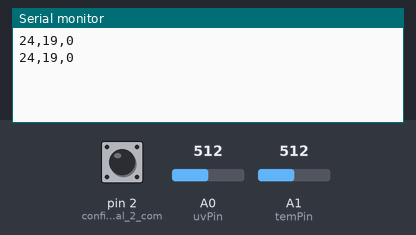
The sketch below on a simulated Arduino Uno, built with avr-gcc and run on an emulated ATmega328P. Parts: the last lines printed to the serial monitor. The inputs (shaded band) are chosen by the test bench; at power-on: A0 (uvPin) = 512, A1 (temPin) = 512, pin 2 (configura_o_digital_2_com) HIGH.

Above: at 12.8 s.
12.9 s: A0 (uvPin) set to 716
At 19.8 s:
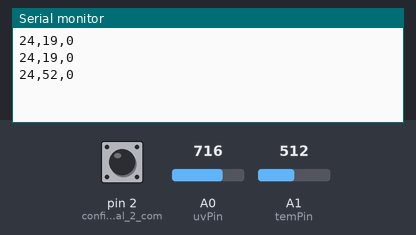
22.4 s: A1 (temPin) set to 716
At 26.4 s:
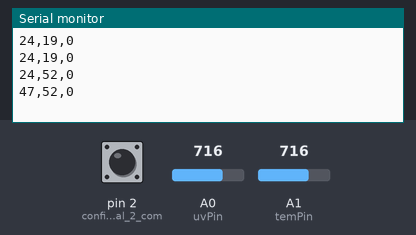
31.9 s: A0 (uvPin) set to 900
At 34.2 s:
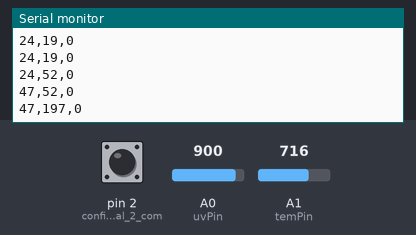
41.4 s: pin 2 (configura_o_digital_2_com) pulled LOW for 3 s
At 48.5 s:
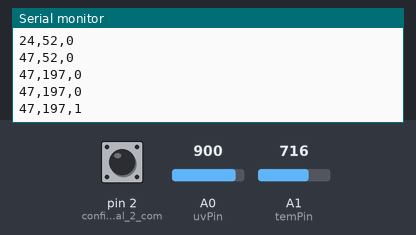
50.9 s: A1 (temPin) set to 900
At 55.1 s:
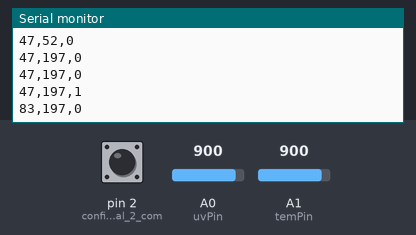
60.4 s: pin 2 (configura_o_digital_2_com) pulled LOW for 3 s
At 69.4 s:
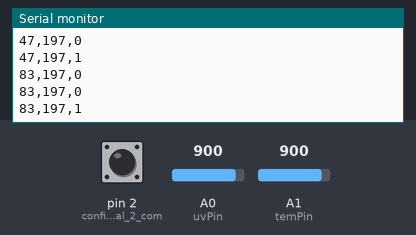
Timing chart, 0 to 70.9 s (numbered marks = the images above; inputs shaded):
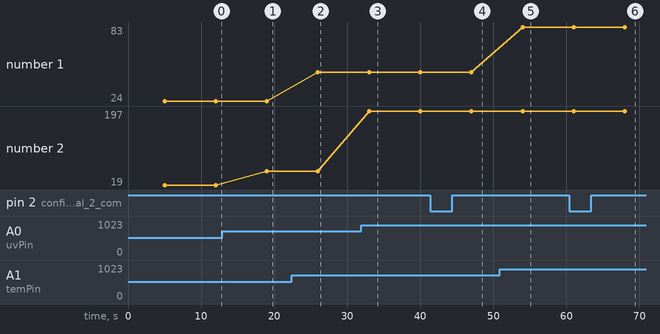

Measured:
- after the input at 12.9 s, the serial monitor: prints a new line after 6.1 s (image 1)
- after the input at 22.4 s, the serial monitor: prints a new line after 3.6 s (image 2)
- after the input at 31.9 s, the serial monitor: prints a new line after 1.1 s (image 3)
- after the input at 41.4 s, the serial monitor: prints a new line after 5.6 s (image 4)
- after the input at 50.9 s, the serial monitor: prints a new line after 3.1 s (image 5)
- after the input at 60.4 s, the serial monitor: prints a new line after 7.6 s (image 6)
- plotted number 1: 24 → 47 after the input at 22.4 s, 47 → 83 after the input at 50.9 s
- plotted number 2: 19 → 52 after the input at 12.9 s, 52 → 197 after the input at 31.9 s

The sketch:

Cp4.ino
```cpp
// --- Constantes ---
const float pi = 3.14159265;     //Número de pi
int period = 5000;               //Tempo de medida(miliseconds)
int delaytime = 2000;            //Invervalo entre as amostras (miliseconds)
int radius = 147;                //Raio do anemometro(mm)

// --- Variáveis Globais ---
unsigned int counter = 0;        //Contador para o sensor
unsigned int RPM = 0;            //Rotações por minuto
float speedwind = 0;             //Velocidade do vento (m/s)

char uvPin = A0;
char temPin = A1;

int Vo;
float R1 = 10000;
float logR2, R2, T, Tc, Tf, temp;
float c1 = 1.009249522e-03, c2 = 2.378405444e-04, c3 = 2.019202697e-07;

float dark = 127410;

void setup() {

	pinMode(2, INPUT);        //configura o digital 2 como entrada
  	digitalWrite(2, HIGH);    //internall pull-up active
  	pinMode(temPin, INPUT);
	pinMode(uvPin, INPUT);

  	Serial.begin(9600);
}


void loop() {

	windvelocity();
	RPMcalc();
	SpeedWind();

	String texto;
	short temperatura = readTemp(temPin);
	float uv = readLux(uvPin);
	short trunc = uv;

	texto.concat(String(temperatura));
	texto.concat(",");
	texto.concat(String(trunc));
	texto.concat(",");
	trunc = speedwind;
	texto.concat(String(trunc));

	Serial.println(texto);
	delay(2000);
}//end loop


float readTemp(int ThermistorPin){

  Vo = analogRead(ThermistorPin);
  R2 = R1 * (1023.0 / (float)Vo - 1.0); //calculo R2, demonstração no arquivo pdf da aula
  logR2 = log(R2);
  T = (1.0 / (c1 + c2*logR2 + c3*logR2*logR2*logR2));// Equação de Steinhart–Hart
  Tc = T - 273.15; //temp em Graus celcius

  return Tc;
}

float readLux(int ThermistorPin) {
	float t1 = analogRead(ThermistorPin);
	float R2 = 10000 * (1023.0 / t1 - 1.0);
  	float uv = pow((dark/R2), 1/0.858 );

	return uv;
}


void windvelocity() {
  speedwind = 0;

  counter = 0;
  attachInterrupt(0, addcount, RISING);
  unsigned long millis();
  long startTime = millis();
  while (millis() < startTime + period) {}
}
void RPMcalc() {
  RPM = ((counter) * 60) / (period / 1000); // Calculate revolutions per minute (RPM)
}
void SpeedWind() {
  speedwind = (((4 * pi * radius * RPM) / 60) / 1000) * 3.6; //Calcula velocidade do vento em km/h
}
void addcount() {
  counter++;
}
```
